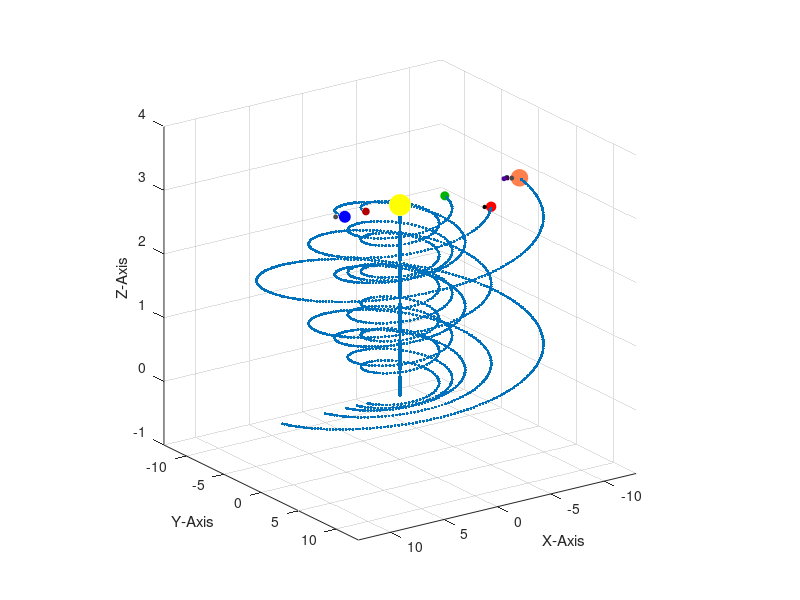

Reproduce this figure in MATLAB.
%spacetime

%------------preparation-----------------------------------------------------------------------------------------
figure('units','norm','position',[.1 .1 .8 .7],'color',[.9 .9 .9],'name', "Solar System"); %Creating Window
axes('position',[.1 .1 .8 .8],'color',[1 1 1], 'xlim',[-13 13],'ylim',[-13 13],'zlim',[-1 4]);  %Creating Axis
grid on;                                        %turing on grid in coordinate system
xlabel ("X-Axis");                               %labeling the axis
ylabel ("Y-Axis");                               %labeling the axis
zlabel ("Z-Axis");                               %labeling the axis
axis ('square');                                 %squaring axis
view(325,160)                                   %Tilting coordinate system
drawnow

%----------------Changeable Variables-----------------------------------------------------------------------------
%-----------------------------------------------------------------------------------------------------------------
n=3;              %Number of Revolutions of earth/number of years shown (>=3)
i=.05;            %Interval during for-loop
%----To adapt this system, set angular speed and radius for the sun to the ones of the desired planet


%---------------pre-calculations----------------------------------------------------------------------------------
l=n.*2.*pi;     %limit for for-loop


%----------------Preparing the Planets----------------------------------------------------------------------------
%------------w[x] is the angular speed; r[x] is the radius relative to the sun------------------------------------
%------------Drawing Sun------------------------------------------------------------------------------------------
h_Sun=line(0,0,0,'marker','o','markersize',[15],'markerfacecolor','yellow','color','yellow'); %creating the ball
ws=0;               %angular speed
rs=0;               %orbit radius

%------------Drawing Mercure----------------------------------------------------------------------------------------
h_Mercure=line(0,0,0,'marker','o','markersize',[5],'color',[.7 0 0],'markerfacecolor',[.7 0 0]); %creating the ball
wm=2;               %angular speed mercure
rm=3;               %orbit radius mecure

%------------Drawing Venus----------------------------------------------------------------------------------------
h_Venus=line(0,0,0,'marker','o','markersize',[6],'color',[0 .7 0],'markerfacecolor',[0 .7 0]); %creating the ball
wv=1.5;             %angular speed venus
rv=4;               %orbit radius venus

%------------Drawing Earth----------------------------------------------------------------------------------------
h_Earth=line(0,0,0,'marker','o','markersize',[8],'color',[0 0 1],'markerfacecolor',[0 0 1]); %creating the ball
we=1;               %angular speed earth
re=5;               %orbit radius earth

%------------Drawing Moon------------------------------------------------------------------------------------------
h_Moon=line(0,0,0,'marker','o','markersize',[3],'color',[.3 .3 .3],'markerfacecolor',[.3 .3 .3]); %creating the ball
wem=12;             %angular speed Moon
rem=.7;             %orbit radius moon

%------------Drawing Mars------------------------------------------------------------------------------------------
h_Mars=line(0,0,0,'marker','o','markersize',[7],'color',[1 0 0],'markerfacecolor',[1 0 0]); %creating the ball
wma=.8;             %angular speed Mars
rma=7;              %orbit radius Mars

%------------Drawing Marsmoom------------------------------------------------------------------------------------------
h_Marsmoon=line(0,0,0,'marker','o','markersize',[2.5],'color',[0 0 0],'markerfacecolor',[0 0 0]); %creating the ball
wmam=10;             %angular speed Marsmoon
rmam=.5;             %orbit radius Marsmoon

%------------Drawing Jupiter------------------------------------------------------------------------------------------
h_Jupiter=line(0,0,'marker','o','markersize',[12],'color',[1 .5 .3],'markerfacecolor',[1 .5 .3]);
wj=.5;              %angular speed jupiter
rj=11;              %orbit radius jupiter

%------------Drawing MoonJ1------------------------------------------------------------------------------------------
h_MoonJ1=line(0,0,'marker','o','markersize',[3],'color',[.3 .3 .3],'markerfacecolor',[.3 .3 .3]);
wmj1=10;             %angular speed Moon
rmj1=.6;             %orbit radius moon

%------------Drawing MoonJ2------------------------------------------------------------------------------------------
h_MoonJ2=line(0,0,'marker','o','markersize',[3],'color',[0 .3 .3],'markerfacecolor',[0 .3 .3]);
wmj2=13;             %angular speed Moon
rmj2=1;               %orbit radius moon

%------------Drawing MoonJ3------------------------------------------------------------------------------------------
h_MoonJ3=line(0,0,'marker','o','markersize',[3],'color',[.3 0 .3],'markerfacecolor',[.3 0 .3]);
wmj3=12;             %angular speed Moon
rmj3=.9;             %orbit radius moon

%------------Drawing MoonJ4------------------------------------------------------------------------------------------
h_MoonJ4=line(0,0,'marker','o','markersize',[3],'color',[.3 0 .6],'markerfacecolor',[.3 0 .6]);
wmj4=9;               %angular speed Moon
rmj4=1.2;             %orbit radius moon
 
drawnow
%------------Making planets move------------------------------------------------------------------------------------
%-------------------------------------------------------------------------------------------------------------------
for t=0:i:l                                          %setting up loop for one rotation
  
  z=t./(2*pi);
  
  %----Sun----
  xs=rs*cos(ws*t);                                   %getting x for sun
  ys=rs*sin(ws*t);                                   %getting y for sun
  set(h_Sun,'xdata',xs,'ydata',ys,'zdata', z);                  %putting sun there
  
  %----Mercure----
  xm=rm*cos(wm*t);                                   %getting x for mercure
  ym=rm*sin(wm*t);                                   %getting y for mercure
  set(h_Mercure,'xdata',xm-xs,'ydata',ym-ys,'zdata', z);              %putting mercure there
  
  %----Venus----
  xv=rv*cos(wv*t);                                   %getting x for venus
  yv=rv*sin(wv*t);                                   %getting y for venus
  set(h_Venus,'xdata',xv-xs,'ydata',yv-ys,'zdata', z);                %putting venus there
  
  %----Earth----
  xe=re*cos(we*t);                                   %getting x for earth
  ye=re*sin(we*t);                                   %getting y for earth
  set(h_Earth,'xdata',xe-xs,'ydata',ye-ys,'zdata', z);                %putting earth there

  %----Moon----
  xem=rem*cos(wem*t)+xe;                                %getting x for moon
  yem=rem*sin(wem*t)+ye;                                %getting y for moon
  set(h_Moon,'xdata',xem-xs,'ydata',yem-ys,'zdata', z);                  %putting moon there
  
  %----Mars----
  xma=rma*cos(wma*t);                                %getting x for mars
  yma=rma*sin(wma*t);                                %getting y for mars
  set(h_Mars,'xdata',xma-xs,'ydata',yma-ys,'zdata', z);               %putting mars there
  
  %----Marsmoon----
  xmam=rmam*cos(wmam*t)+xma;                                %getting x for marsmoon
  ymam=rmam*sin(wmam*t)+yma;                                %getting y for marsmoon
  set(h_Marsmoon,'xdata',xmam-xs,'ydata',ymam-ys,'zdata', z);                %putting marsmoon there
  
  %----Jupiter----
  xj=rj*cos(wj*t);                                   %getting x for jupiter
  yj=rj*sin(wj*t);                                   %getting y for jupiter
  set(h_Jupiter,'xdata',xj-xs,'ydata',yj-ys,'zdata', z);              %putting jupiter there
  
  %----MoonJ1----
  xmj1=rmj1*cos(wmj1*t)+xj;                                %getting x for jupitermoon
  ymj1=rmj1*sin(wmj1*t)+yj;                                %getting y for jupitermoon
  set(h_MoonJ1,'xdata',xmj1-xs,'ydata',ymj1-ys,'zdata', z);                 %putting jupitermoon there
  
  %----MoonJ2----
  xmj2=rmj2*cos(wmj2*t)+xj;                                %getting x for jupitermoon
  ymj2=rmj2*sin(wmj2*t)+yj;                                %getting x for jupitermoon
  set(h_MoonJ2,'xdata',xmj2-xs,'ydata',ymj2-ys,'zdata', z);                 %putting jupitermoon there
  
  %----MoonJ3----
  xmj3=rmj3*cos(wmj3*t)+xj;                                %getting x for jupitermoon
  ymj3=rmj3*sin(wmj3*t)+yj;                                %getting x for jupitermoon
  set(h_MoonJ3,'xdata',xmj3-xs,'ydata',ymj3-ys,'zdata', z);                 %putting jupitermoon there
  
  %----MoonJ4----
  xmj4=rmj4*cos(wmj4*t)+xj;                                %getting x for jupitermoon
  ymj4=rmj4*sin(wmj4*t)+yj;                                %getting x for jupitermoon
  set(h_MoonJ4,'xdata',xmj4-xs,'ydata',ymj4-ys,'zdata', z);        %putting jupitermoon there
  
  drawnow;
  
  if (mod(t,0.5.*i)==0)     %Trails of Planets
    
    line(xs,ys,z,'marker','.','markersize',[7]);   %Sun
    line(xm-xs,ym-ys,z,'marker','.','markersize',[7]);   %Mercure
    line(xv-xs,yv-ys,z,'marker','.','markersize',[7]);   %Venus
    line(xe-xs,ye-ys,z,'marker','.','markersize',[7]);   %Earth
    line(xma-xs,yma-ys,z,'marker','.','markersize',[7]);   %Mars
    line(xj-xs,yj-ys,z,'marker','.','markersize',[7]);   %Jupiter
    
  endif

endfor
